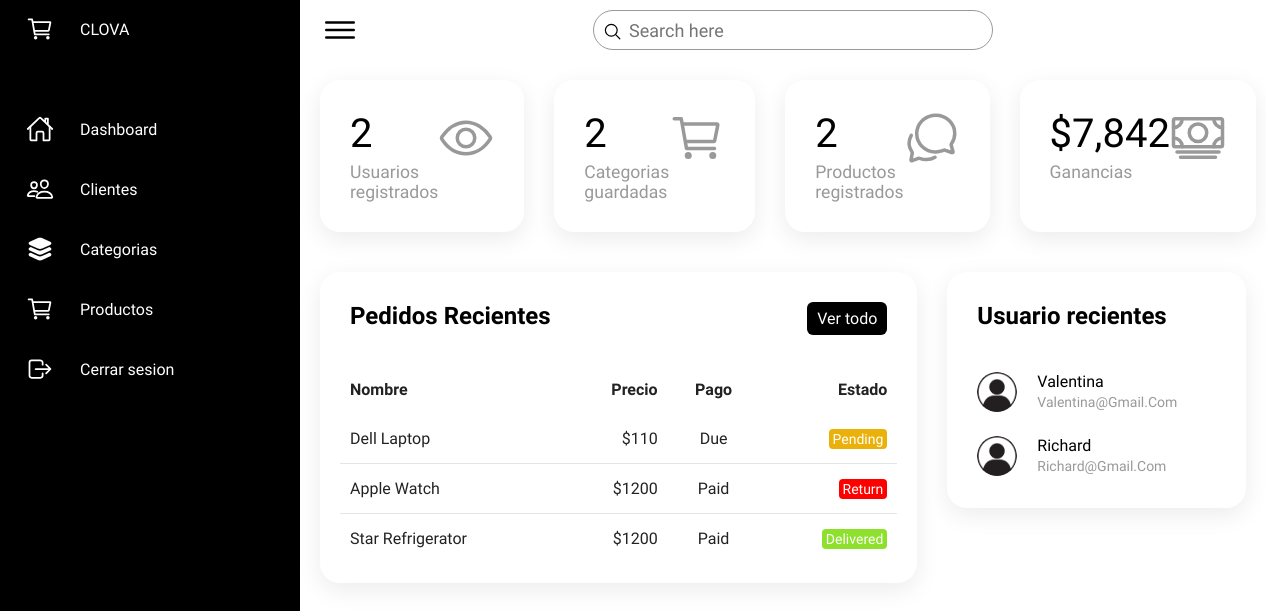
The page /admin/index on the database as committed earlier.
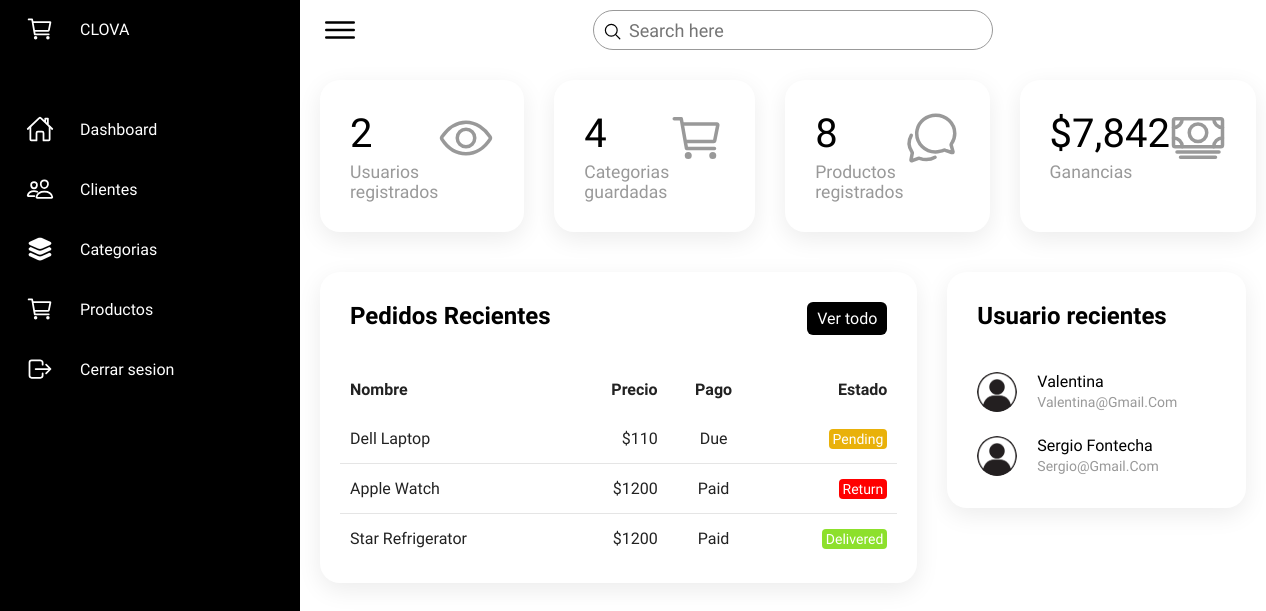
The same page on the database as committed later.
### app/models/usuario.py (models this page shows)
class Usuario(db.Model, UserMixin):
    id = db.Column(db.Integer, primary_key=True)
    nombre = db.Column(db.String(80), unique=True, nullable=False)
    email = db.Column(db.String(80), unique=True, nullable=False)
    password = db.Column(db.String(120), nullable=False)
    rol = db.Column(db.String(120), nullable=False)

### app/routes/admin_routes.py (the view)
@bp.route('/admin/index')
def index():
 dataU = Usuario.query.all()
 tamañoU = len(dataU)
 dataC = Categoria.query.all()
 tamañoC = len(dataC)
 dataP = Producto.query.all()
 tamañoP = len(dataP)
 return render_template('administrador/index.html', tamañoU=tamañoU, dataU=dataU, dataC=dataC, tamañoC=tamañoC, dataP=dataP, tamañoP=tamañoP)

### app/templates/administrador/index.html (shortened to what this page needs)
<!DOCTYPE html>
<html lang="en">
<head>
    <link href="https://cdn.jsdelivr.net/npm/simple-datatables@7.1.2/dist/style.min.css" rel="stylesheet" />
    <link rel="stylesheet" href="{{ url_for('static', filename='style_admin.css') }}">
</head>
<body>
    <div class="container">
        <div class="navigation">
            <ul>
                <li>
                    <a href="#">
                        <span class="icon">
                            <ion-icon name="cart-outline"></ion-icon>
                        </span>
                        <span class="title">CLOVA</span>
                    </a>
                </li>
                <li>
                    <a href="#">
                        <span class="icon">
                            <ion-icon name="home-outline"></ion-icon>
                        </span>
                        <span class="title">Dashboard</span>
                    </a>
                </li>
                <li>
                    <a href="{{ url_for('admin.clientes') }}">
                        <span class="icon">
                            <ion-icon name="people-outline"></ion-icon>
                        </span>
                        <span class="title">Clientes</span>
                    </a>
                </li>
                <li>
                    <a href="{{ url_for('categoria.index') }}">
                        <span class="icon">
                            <ion-icon name="layers"></ion-icon>
                        </span>
                        <span class="title">Categorias</span>
                    </a>
                </li>
                <li>
                    <a href="{{ url_for('admin.producto') }}">
                        <span class="icon">
                            <ion-icon name="cart-outline"></ion-icon>
                        </span>
                        <span class="title">Productos</span>
                    </a>
                </li>
                <li>
                    <a href="{{ url_for('auth.logout') }}">
                        <span class="icon">
                            <ion-icon name="log-out-outline"></ion-icon>
                        </span>
                        <span class="title">Cerrar sesion</span>
                    </a>
                </li>
            </ul>
        </div>
        <div class="main">
            <div class="topbar">
                <div class="toggle">
                    <ion-icon name="menu-outline"></ion-icon>
                </div>
                <div class="search">
                    <label>
                        <input type="text" placeholder="Search here">
                        <ion-icon name="search-outline"></ion-icon>
                    </label>
                </div>
                <div class="user">
                </div>
            </div>
            <div class="cardBox">
                <div class="card">
                    <div>
                        <div class="numbers">{{ tamañoU }}</div>
                        <div class="cardName">Usuarios registrados</div>
                    </div>
                    <div class="iconBx">
                        <ion-icon name="eye-outline"></ion-icon>
                    </div>
                </div>
                <div class="card">
                    <div>
                        <div class="numbers">{{ tamañoC }}</div>
                        <div class="cardName">Categorias guardadas</div>
                    </div>
                    <div class="iconBx">
                        <ion-icon name="cart-outline"></ion-icon>
                    </div>
                </div>
                <div class="card">
                    <div>
                        <div class="numbers">{{ tamañoP }}</div>
                        <div class="cardName">Productos registrados</div>
                    </div>
                    <div class="iconBx">
                        <ion-icon name="chatbubbles-outline"></ion-icon>
                    </div>
                </div>
                <div class="card">
                    <div>
                        <div class="numbers">$7,842</div>
                        <div class="cardName">Ganancias</div>
                    </div>
                    <div class="iconBx">
                        <ion-icon name="cash-outline"></ion-icon>
                    </div>
                </div>
            </div>
            <div class="details">
                <div class="recentOrders">
                    <div class="cardHeader">
                        <h2>Pedidos Recientes</h2>
                        <a href="#" class="btn">Ver todo</a>
                    </div>
                    <table>
                        <thead>
                            <tr>
                                <td>Nombre</td>
                                <td>Precio</td>
                                <td>Pago</td>
                                <td>Estado</td>
                            </tr>
                        </thead>
                        <tbody>
                            <tr>
                                <td>Dell Laptop</td>
                                <td>$110</td>
                                <td>Due</td>
                                <td><span class="status pending">Pending</span></td>
                            </tr>
                            <tr>
                                <td>Apple Watch</td>
                                <td>$1200</td>
                                <td>Paid</td>
                                <td><span class="status return">Return</span></td>
                            </tr>
                            <tr>
                                <td>Star Refrigerator</td>
                                <td>$1200</td>
                                <td>Paid</td>
                                <td><span class="status delivered">Delivered</span></td>
                            </tr>
                        </tbody>
                    </table>
                </div>
                <div class="recentCustomers">
                    <div class="cardHeader">
                        <h2>Usuario recientes</h2>
                    </div>
                    <table id="productTable">
                    {% for dataU in dataU %}
                    <tr>
                        <td width="60px">
                            <div class="imgBx"><img src="../../static/images/icono persona.jpg" alt=""></div>
                        </td>
                            <td>
                            <h4>{{ dataU.nombre }}<br> <span>{{dataU.email}}</span></h4>
                        </td>
                    </tr>
                    {% endfor %}
                    </table>
                </div>
            </div>
        </div>
    </div>
</body>
</html>

Rows that differ between the two databases and show on the page:
changed Usuario: nombre "Richard" → "Sergio Fontecha"; email "Richard@gmail.com" → "Sergio@gmail.com"
Other text that changed with them:
{{ tamañoC }}: "2" → "4"
{{ tamañoP }}: "2" → "8"
